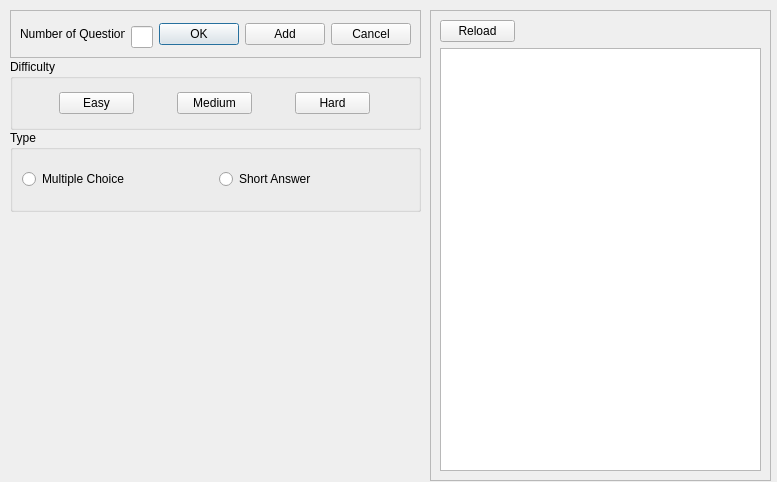
<?xml version="1.0" encoding="UTF-8"?>
<ui version="4.0">
 <class>Dialog</class>
 <widget class="QDialog" name="Dialog">
  <property name="geometry">
   <rect>
    <x>0</x>
    <y>0</y>
    <width>777</width>
    <height>482</height>
   </rect>
  </property>
  <property name="sizePolicy">
   <sizepolicy hsizetype="Fixed" vsizetype="Fixed">
    <horstretch>0</horstretch>
    <verstretch>0</verstretch>
   </sizepolicy>
  </property>
  <property name="windowTitle">
   <string>Dialog</string>
  </property>
  <property name="sizeGripEnabled">
   <bool>false</bool>
  </property>
  <widget class="QFrame" name="frame">
   <property name="geometry">
    <rect>
     <x>10</x>
     <y>10</y>
     <width>411</width>
     <height>48</height>
    </rect>
   </property>
   <property name="maximumSize">
    <size>
     <width>9999999</width>
     <height>16777215</height>
    </size>
   </property>
   <property name="frameShape">
    <enum>QFrame::StyledPanel</enum>
   </property>
   <property name="frameShadow">
    <enum>QFrame::Raised</enum>
   </property>
   <layout class="QGridLayout" name="gridLayout">
    <item row="0" column="2" rowspan="2">
     <widget class="QPushButton" name="okButton">
      <property name="maximumSize">
       <size>
        <width>80</width>
        <height>16777215</height>
       </size>
      </property>
      <property name="text">
       <string>OK</string>
      </property>
     </widget>
    </item>
    <item row="0" column="3" rowspan="2">
     <widget class="QPushButton" name="addButton">
      <property name="maximumSize">
       <size>
        <width>80</width>
        <height>16777215</height>
       </size>
      </property>
      <property name="text">
       <string>Add</string>
      </property>
     </widget>
    </item>
    <item row="0" column="4" rowspan="2">
     <widget class="QPushButton" name="cancelButton">
      <property name="maximumSize">
       <size>
        <width>80</width>
        <height>16777215</height>
       </size>
      </property>
      <property name="text">
       <string>Cancel</string>
      </property>
     </widget>
    </item>
    <item row="1" column="1">
     <widget class="QLineEdit" name="numofqueLine">
      <property name="maximumSize">
       <size>
        <width>25</width>
        <height>16777215</height>
       </size>
      </property>
     </widget>
    </item>
    <item row="0" column="0" rowspan="2">
     <widget class="QLabel" name="label">
      <property name="minimumSize">
       <size>
        <width>0</width>
        <height>0</height>
       </size>
      </property>
      <property name="maximumSize">
       <size>
        <width>999999</width>
        <height>16777215</height>
       </size>
      </property>
      <property name="text">
       <string>Number of Questions</string>
      </property>
     </widget>
    </item>
   </layout>
  </widget>
  <widget class="QGroupBox" name="groupBox_2">
   <property name="geometry">
    <rect>
     <x>10</x>
     <y>130</y>
     <width>411</width>
     <height>82</height>
    </rect>
   </property>
   <property name="title">
    <string>Type</string>
   </property>
   <layout class="QGridLayout" name="gridLayout_3">
    <item row="0" column="0">
     <widget class="QRadioButton" name="multiplechoiceButton">
      <property name="text">
       <string>Multiple Choice</string>
      </property>
     </widget>
    </item>
    <item row="0" column="1">
     <widget class="QRadioButton" name="shortanswerButton">
      <property name="text">
       <string>Short Answer</string>
      </property>
     </widget>
    </item>
   </layout>
  </widget>
  <widget class="QGroupBox" name="difficultyBox">
   <property name="geometry">
    <rect>
     <x>10</x>
     <y>59</y>
     <width>411</width>
     <height>71</height>
    </rect>
   </property>
   <property name="title">
    <string>Difficulty</string>
   </property>
   <layout class="QGridLayout" name="gridLayout_2">
    <item row="0" column="4">
     <widget class="QPushButton" name="hardButton">
      <property name="maximumSize">
       <size>
        <width>75</width>
        <height>16777215</height>
       </size>
      </property>
      <property name="text">
       <string>Hard</string>
      </property>
     </widget>
    </item>
    <item row="0" column="3">
     <widget class="QPushButton" name="mediumButton">
      <property name="maximumSize">
       <size>
        <width>75</width>
        <height>16777215</height>
       </size>
      </property>
      <property name="text">
       <string>Medium</string>
      </property>
     </widget>
    </item>
    <item row="0" column="1">
     <widget class="QPushButton" name="easyButton">
      <property name="maximumSize">
       <size>
        <width>75</width>
        <height>16777215</height>
       </size>
      </property>
      <property name="text">
       <string>Easy</string>
      </property>
     </widget>
    </item>
   </layout>
  </widget>
  <widget class="QFrame" name="frame_3">
   <property name="geometry">
    <rect>
     <x>430</x>
     <y>10</y>
     <width>341</width>
     <height>471</height>
    </rect>
   </property>
   <property name="frameShape">
    <enum>QFrame::StyledPanel</enum>
   </property>
   <property name="frameShadow">
    <enum>QFrame::Raised</enum>
   </property>
   <layout class="QGridLayout" name="gridLayout_4">
    <item row="2" column="0">
     <widget class="QGraphicsView" name="questionView">
      <property name="verticalScrollBarPolicy">
       <enum>Qt::ScrollBarAlwaysOff</enum>
      </property>
      <property name="horizontalScrollBarPolicy">
       <enum>Qt::ScrollBarAlwaysOff</enum>
      </property>
      <property name="sizeAdjustPolicy">
       <enum>QAbstractScrollArea::AdjustIgnored</enum>
      </property>
     </widget>
    </item>
    <item row="1" column="0">
     <widget class="QPushButton" name="reloadButton">
      <property name="maximumSize">
       <size>
        <width>75</width>
        <height>16777215</height>
       </size>
      </property>
      <property name="text">
       <string>Reload</string>
      </property>
     </widget>
    </item>
   </layout>
  </widget>
 </widget>
 <resources/>
 <connections/>
</ui>
